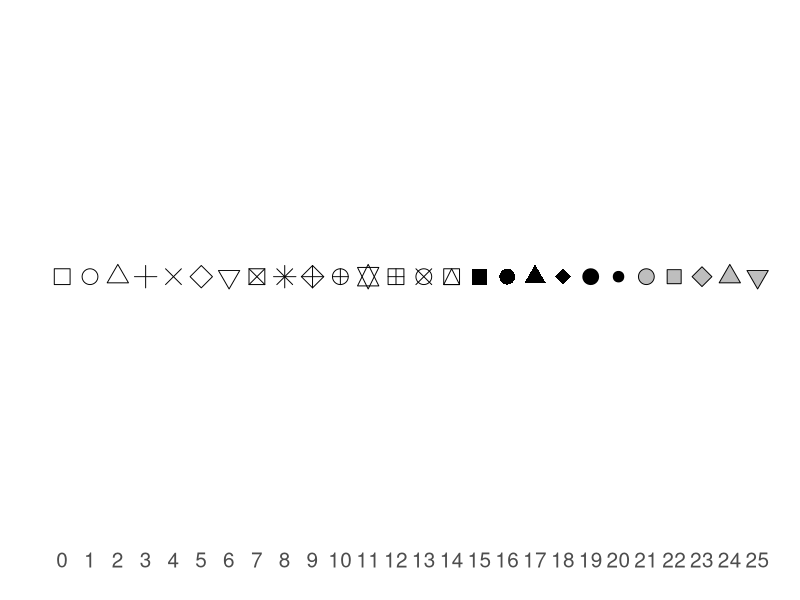
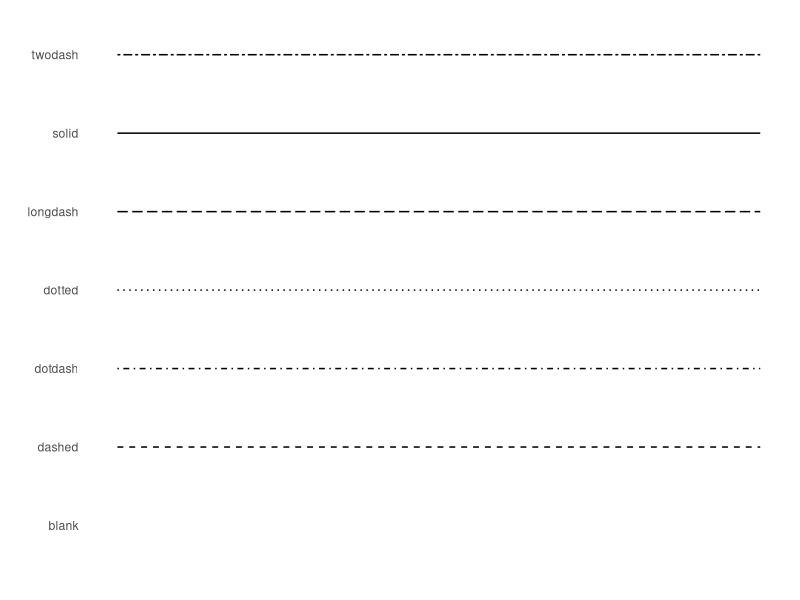

Recreate these plots in R, in order.
library(ggplot2)

d = data.frame(cbind(x = 0:25, y = 0))

shapes <- ggplot(d, aes(x = x, y = y)) +
  scale_y_continuous(name="",, breaks = NULL) +
  scale_x_continuous(name="", breaks = 0:25) +
  scale_shape_identity() +
  coord_cartesian(ylim = c(-0.1, 0.1)) +
  geom_point(aes(shape = x), size=5, fill="grey") +
  theme_minimal() +
  theme(panel.grid.major = element_blank(), panel.grid.minor = element_blank(), axis.ticks.y = element_blank(), axis.text.x = element_text(size = rel(1.7)), axis.ticks = element_blank())

ggsave("dsr2_fig_05_09_ggplot_shapes.pdf", shapes, width = 20, height = 4, units = "cm")


l = data.frame(lines = c("blank", "solid", "dashed", "dotted", "dotdash", "longdash", "twodash"))

lines <- ggplot() +
  scale_x_continuous(limits = c(0,1), breaks = NULL, name = "") +
  scale_y_discrete(name="") +
  scale_linetype_identity() +
  geom_segment(data = l, mapping = aes(x = 0, xend = 1, y = lines, yend = lines, linetype = lines)) +
  theme_minimal() +
  theme(panel.grid.major = element_blank(), panel.grid.minor = element_blank(), axis.ticks.y = element_blank(), axis.text.x = element_text(size = rel(1.7)), axis.ticks = element_blank())

ggsave("dsr2_fig_05_08_ggplot_lines.pdf", lines, width = 10, height = 6, units = "cm")
